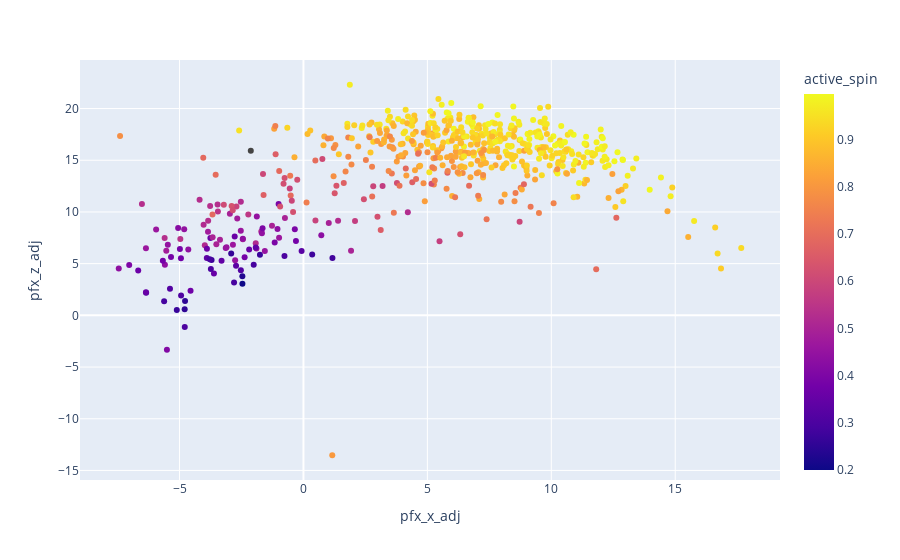

The notebook cell this image was saved under:
### Code cell
import plotly.express as px
px.scatter(df_r.loc[(df_r['n'] > 25)], x='pfx_x_adj', y='pfx_z_adj', color='active_spin', hover_data=['player_name', 'n', 'pitch_type', 'release_speed'])

### Figure 1 — Plotly figure (JSON) as saved in the notebook; plotly's stock layout.template omitted (floating-point values rounded to 4 significant figures; data arrays with more than 128 entries replaced by an {"elided": "..."} marker saying what was removed)
{"data": [{"customdata": {"elided": "610x4 mixed values"}, "hovertemplate": "pfx_x_adj=%{x}<br>pfx_z_adj=%{y}<br>player_name=%{customdata[0]}<br>n=%{customdata[1]}<br>pitch_type=%{customdata[2]}<br>release_speed=%{customdata[3]}<br>active_spin=%{marker.color}<extra></extra>", "legendgroup": "", "marker": {"color": {"elided": "610 float values"}, "coloraxis": "coloraxis", "symbol": "circle"}, "mode": "markers", "name": "", "orientation": "v", "showlegend": false, "type": "scatter", "x": {"elided": "610 float values"}, "xaxis": "x", "y": {"elided": "610 float values"}, "yaxis": "y"}], "layout": {"coloraxis": {"colorbar": {"title": {"text": "active_spin"}}, "colorscale": [[0, "#0d0887"], [0.1111, "#46039f"], [0.2222, "#7201a8"], [0.3333, "#9c179e"], [0.4444, "#bd3786"], [0.5556, "#d8576b"], [0.6667, "#ed7953"], [0.7778, "#fb9f3a"], [0.8889, "#fdca26"], [1, "#f0f921"]]}, "legend": {"tracegroupgap": 0}, "margin": {"t": 60}, "xaxis": {"anchor": "y", "domain": [0, 1], "title": {"text": "pfx_x_adj"}}, "yaxis": {"anchor": "x", "domain": [0, 1], "title": {"text": "pfx_z_adj"}}}}
